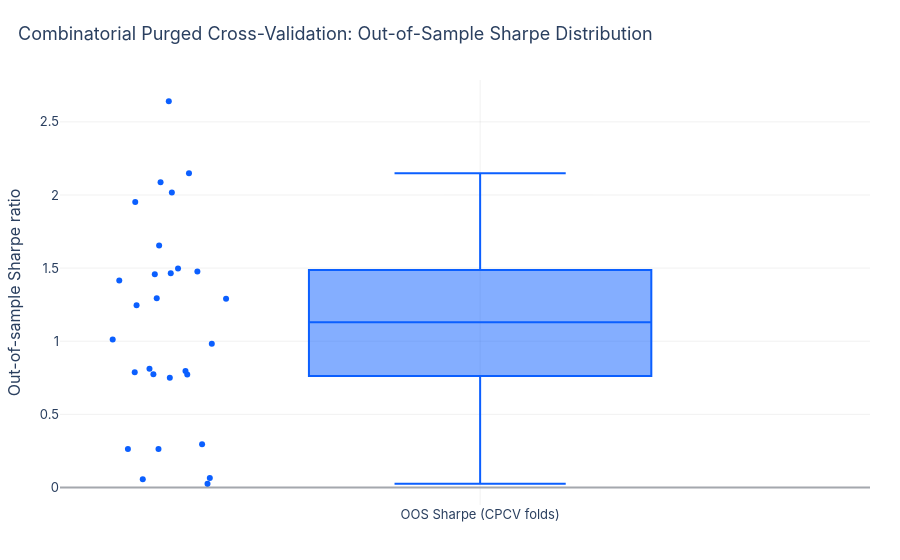

Here is the notebook cell this chart was saved with:
### Markdown cell above
## 6. Combinatorial Purged Cross-Validation (CPCV) + Embargo

Rather than trust a single backtest path, we generate many disjoint, **purged and embargoed**
out-of-sample sub-paths (Lopez de Prado, 2018) on the full post-2019 sample and examine the
*distribution* of out-of-sample Sharpe ratios.

### Code cell
cpcv_results = validation.run_cpcv_backtest(bt_full['net_pnl'], n_groups=8, n_test_groups=2,
                                             label_horizon=5, embargo_frac=0.02)
print(cpcv_results[['fold_id','test_groups','n_train_obs','n_test_obs','oos_sharpe']].to_string(index=False))

fig4, paths4 = viz.plot_cpcv_fold_diagnostics(cpcv_results, FIG_DIR)
fig4.show()

print(f"\nMedian OOS Sharpe across {len(cpcv_results)} CPCV folds: {cpcv_results['oos_sharpe'].median():.2f}")
print(f"Fraction of folds with positive OOS Sharpe: {(cpcv_results['oos_sharpe']>0).mean():.1%}")

### Figure 1 — Plotly figure (JSON) as saved in the notebook; plotly's stock layout.template omitted (floating-point values rounded to 4 significant figures)
{"data": [{"boxpoints": "all", "jitter": 0.4, "line": {"color": "#0B5FFF"}, "marker": {"color": "#0B5FFF"}, "name": "OOS Sharpe (CPCV folds)", "pointpos": -1.8, "type": "box", "y": [2.641, 1.415, 2.087, 1.458, 1.655, 1.464, 2.149, 1.247, 1.952, 1.29, 1.498, 1.294, 2.017, 0.7509, 0.06531, 0.2632, 0.02519, 0.7734, 0.7871, 0.9818, 0.7717, 1.477, 0.2959, 0.05646, 0.8112, 0.2636, 1.013, 0.7971]}], "layout": {"colorway": ["#0B5FFF", "#FF5A5F", "#00B67A", "#F5A623", "#8E44AD", "#1ABC9C"], "font": {"family": "Inter, Helvetica, Arial, sans-serif", "size": 13}, "hovermode": "x unified", "legend": {"orientation": "h", "x": 1, "xanchor": "right", "y": 1.02, "yanchor": "bottom"}, "margin": {"b": 50, "l": 60, "r": 30, "t": 80}, "shapes": [{"line": {"color": "rgba(0,0,0,0.3)"}, "type": "line", "x0": 0, "x1": 1, "xref": "x domain", "y0": 0, "y1": 0, "yref": "y"}], "title": {"font": {"size": 18}, "text": "Combinatorial Purged Cross-Validation: Out-of-Sample Sharpe Distribution", "x": 0.02, "xanchor": "left"}, "xaxis": {"gridcolor": "rgba(0,0,0,0.06)", "showgrid": true, "title": {"text": ""}}, "yaxis": {"gridcolor": "rgba(0,0,0,0.06)", "showgrid": true, "title": {"text": "Out-of-sample Sharpe ratio"}}}}
